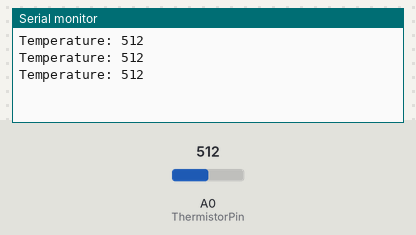
Recording of a sketch running on a simulated Arduino Uno, built with avr-gcc and run on an emulated ATmega328P. Shown: the last lines printed to the serial monitor. The inputs (shaded band) are chosen by the test bench; at power-on: A0 (ThermistorPin) = 512.

Above: at 1.3 s.
1.4 s: A0 (ThermistorPin) set to 716
At 1.9 s:
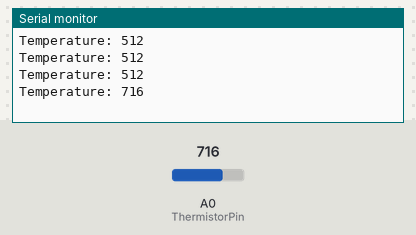
2.9 s: A0 (ThermistorPin) set to 900
At 3.4 s:
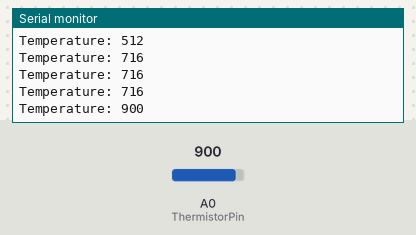
Timing chart, 0 to 5.9 s (numbered marks = the images above; inputs shaded):
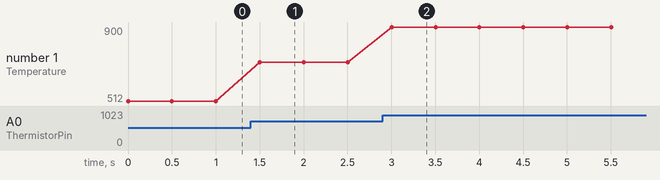

The sketch:

analogSensor.ino
```cpp
int ThermistorPin = A0;
int Vo;
void setup() {
  Serial.begin(9600);
}
void loop() {
  Vo = analogRead(ThermistorPin);
  Serial.print("Temperature: ");
  Serial.println(Vo);
  delay(500);
}
```

Measured:
- after the input at 1.4 s, the serial monitor: prints a new line after 0.10 s (image 1)
- after the input at 2.9 s, the serial monitor: prints a new line after 0.10 s (image 2)
- plotted number 1: 512 → 716 after the input at 1.4 s, 716 → 900 after the input at 2.9 s
